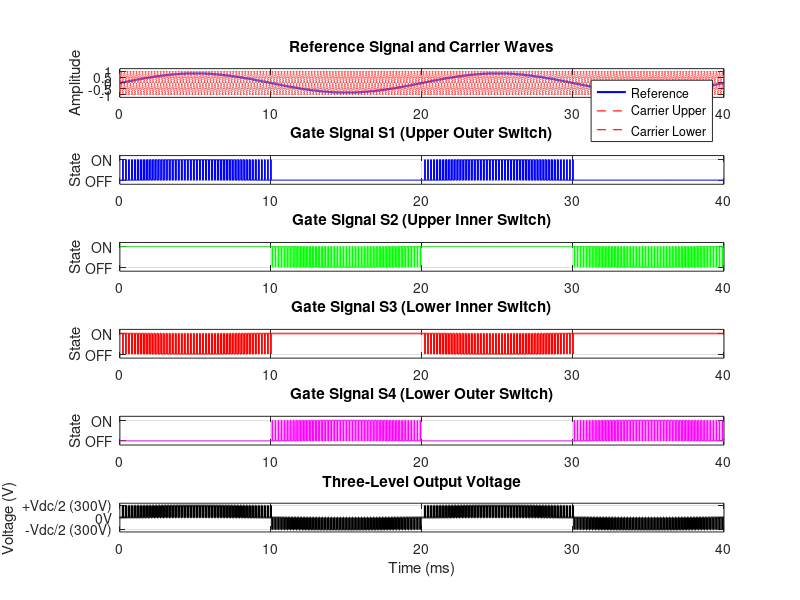

Write the MATLAB code that produced this figure. (Note: this script raises an error after producing the figure.)
%% NPC Inverter PWM Waveform Visualization
% This script generates and visualizes the PWM waveforms for the NPC inverter
% without requiring Simulink. It demonstrates the basic PWM principle.
%
% Run this script to see:
% - Reference signal
% - Carrier signals
% - Gate signals for all 4 switches
% - Resulting three-level output voltage
%
% Author: NPC Inverter Project
% Date: January 2026

clear;
clc;
close all;

fprintf('============================================\n');
fprintf('NPC Inverter PWM Waveform Visualization\n');
fprintf('============================================\n\n');

%% Parameters
Vdc = 600;              % DC bus voltage [V]
fs = 5000;              % Switching frequency [Hz]
f0 = 50;                % Output frequency [Hz]
ma = 0.8;               % Modulation index

% Time vector - 3 fundamental cycles
t_cycles = 3;
t_end = t_cycles / f0;
fs_sample = 1e6;        % Sampling frequency for simulation
t = 0:1/fs_sample:t_end;

fprintf('Simulation Parameters:\n');
fprintf('  DC Voltage: %.0f V\n', Vdc);
fprintf('  Switching Frequency: %.0f Hz\n', fs);
fprintf('  Output Frequency: %.0f Hz\n', f0);
fprintf('  Modulation Index: %.2f\n', ma);
fprintf('  Simulation Time: %.3f s (%.0f cycles)\n\n', t_end, t_cycles);

%% Generate Reference Signal
v_ref = ma * sin(2*pi*f0*t);

%% Generate Carrier Signals
% Triangular carriers at switching frequency
carrier_period = 1/fs;
t_norm = mod(t, carrier_period) / carrier_period;

carrier = zeros(size(t));
for i = 1:length(t)
    if t_norm(i) < 0.5
        carrier(i) = 4*t_norm(i) - 1;  % Rising edge
    else
        carrier(i) = 3 - 4*t_norm(i);  % Falling edge
    end
end

% Upper and lower carriers for level-shifted PWM
carrier_upper = 0.5 * carrier + 0.5;  % Range: 0 to 1
carrier_lower = 0.5 * carrier - 0.5;  % Range: -1 to 0

%% Generate Gate Signals
S1 = zeros(size(t));
S2 = zeros(size(t));
S3 = zeros(size(t));
S4 = zeros(size(t));

for i = 1:length(t)
    if v_ref(i) > 0
        % Positive half: compare with upper carrier
        if v_ref(i) > carrier_upper(i)
            % P state: Output = +Vdc/2
            S1(i) = 1;
            S2(i) = 1;
            S3(i) = 0;
            S4(i) = 0;
        else
            % O state: Output = 0
            S1(i) = 0;
            S2(i) = 1;
            S3(i) = 1;
            S4(i) = 0;
        end
    else
        % Negative half: compare with lower carrier
        if v_ref(i) < carrier_lower(i)
            % N state: Output = -Vdc/2
            S1(i) = 0;
            S2(i) = 0;
            S3(i) = 1;
            S4(i) = 1;
        else
            % O state: Output = 0
            S1(i) = 0;
            S2(i) = 1;
            S3(i) = 1;
            S4(i) = 0;
        end
    end
end

%% Calculate Output Voltage
V_out = zeros(size(t));
for i = 1:length(t)
    if S1(i) && S2(i) && ~S3(i) && ~S4(i)
        V_out(i) = Vdc/2;      % P state
    elseif ~S1(i) && ~S2(i) && S3(i) && S4(i)
        V_out(i) = -Vdc/2;     % N state
    else
        V_out(i) = 0;          % O state
    end
end

%% Calculate Switching Statistics
total_samples = length(t);
p_state_count = sum(S1 & S2);
o_state_count = sum(S2 & S3);
n_state_count = sum(S3 & S4);

fprintf('Switching Statistics:\n');
fprintf('  P state (+Vdc/2): %.1f%%\n', (p_state_count/total_samples)*100);
fprintf('  O state (0V):     %.1f%%\n', (o_state_count/total_samples)*100);
fprintf('  N state (-Vdc/2): %.1f%%\n', (n_state_count/total_samples)*100);
fprintf('\n');

%% Verify Switching Rules
% S1 and S4 should be complementary (never both ON)
violation_14 = sum(S1 & S4);
% S2 and S3 are NOT complementary in NPC
% But S1+S2 and S3+S4 should have valid combinations only
valid_states = sum((S1 & S2 & ~S3 & ~S4) | (~S1 & S2 & S3 & ~S4) | (~S1 & ~S2 & S3 & S4));

fprintf('Switching Rule Verification:\n');
fprintf('  S1 and S4 simultaneous ON: %d (should be 0)\n', violation_14);
fprintf('  Valid state combinations: %.1f%% (should be ~100%%)\n', (valid_states/total_samples)*100);
fprintf('\n');

%% Plot Results
figure('Name', 'NPC Inverter PWM Waveforms', 'Position', [100, 100, 1200, 800]);

% Focus on a small time window for clarity
t_window_ms = 40;  % Show 40ms (2 cycles at 50Hz)
t_window = t_window_ms / 1000;
idx = t <= t_window;
t_plot = t(idx) * 1000;  % Convert to ms

% Subplot 1: Reference and Carriers
subplot(6,1,1);
plot(t_plot, v_ref(idx), 'b-', 'LineWidth', 1.5); hold on;
plot(t_plot, carrier_upper(idx), 'r--', 'LineWidth', 0.8);
plot(t_plot, carrier_lower(idx), 'r--', 'LineWidth', 0.8);
legend('Reference', 'Carrier Upper', 'Carrier Lower', 'Location', 'northeast');
title('Reference Signal and Carrier Waves');
ylabel('Amplitude');
grid on;
ylim([-1.2, 1.2]);

% Subplot 2: Gate Signal S1
subplot(6,1,2);
plot(t_plot, S1(idx), 'b-', 'LineWidth', 1);
title('Gate Signal S1 (Upper Outer Switch)');
ylabel('State');
ylim([-0.2, 1.2]);
yticks([0 1]);
yticklabels({'OFF', 'ON'});
grid on;

% Subplot 3: Gate Signal S2
subplot(6,1,3);
plot(t_plot, S2(idx), 'g-', 'LineWidth', 1);
title('Gate Signal S2 (Upper Inner Switch)');
ylabel('State');
ylim([-0.2, 1.2]);
yticks([0 1]);
yticklabels({'OFF', 'ON'});
grid on;

% Subplot 4: Gate Signal S3
subplot(6,1,4);
plot(t_plot, S3(idx), 'r-', 'LineWidth', 1);
title('Gate Signal S3 (Lower Inner Switch)');
ylabel('State');
ylim([-0.2, 1.2]);
yticks([0 1]);
yticklabels({'OFF', 'ON'});
grid on;

% Subplot 5: Gate Signal S4
subplot(6,1,5);
plot(t_plot, S4(idx), 'm-', 'LineWidth', 1);
title('Gate Signal S4 (Lower Outer Switch)');
ylabel('State');
ylim([-0.2, 1.2]);
yticks([0 1]);
yticklabels({'OFF', 'ON'});
grid on;

% Subplot 6: Output Voltage
subplot(6,1,6);
plot(t_plot, V_out(idx), 'k-', 'LineWidth', 1.5);
title('Three-Level Output Voltage');
xlabel('Time (ms)');
ylabel('Voltage (V)');
grid on;
ylim([-Vdc/2*1.2, Vdc/2*1.2]);
yticks([-Vdc/2, 0, Vdc/2]);
yticklabels({sprintf('-Vdc/2 (%.0fV)', Vdc/2), '0V', sprintf('+Vdc/2 (%.0fV)', Vdc/2)});

% Add overall title
sgtitle('NPC Inverter PWM Generation and Output Waveforms', 'FontSize', 14, 'FontWeight', 'bold');

%% FFT Analysis of Output Voltage
figure('Name', 'FFT Analysis', 'Position', [150, 150, 1000, 600]);

% Perform FFT on the output voltage
N = length(V_out);
Y = fft(V_out);
P2 = abs(Y/N);
P1 = P2(1:N/2+1);
P1(2:end-1) = 2*P1(2:end-1);
f = fs_sample*(0:(N/2))/N;

% Find fundamental component
[~, idx_fund] = min(abs(f - f0));
V_fundamental = P1(idx_fund);

% Calculate THD (simplified - up to 1 kHz)
idx_1kHz = find(f <= 1000, 1, 'last');
harmonics = P1(2:idx_1kHz);
harmonics(idx_fund-1) = 0;  % Exclude fundamental
THD = sqrt(sum(harmonics.^2)) / V_fundamental * 100;

fprintf('FFT Analysis:\n');
fprintf('  Fundamental frequency: %.1f Hz\n', f0);
fprintf('  Fundamental amplitude: %.1f V\n', V_fundamental);
fprintf('  THD (up to 1 kHz): %.2f%%\n', THD);
fprintf('\n');

% Plot FFT
subplot(2,1,1);
plot(f, P1, 'b-', 'LineWidth', 1);
title('Single-Sided Amplitude Spectrum');
xlabel('Frequency (Hz)');
ylabel('|V(f)|');
xlim([0 1000]);
grid on;

% Plot in dB
subplot(2,1,2);
P1_dB = 20*log10(P1 + 1e-10);  % Add small value to avoid log(0)
plot(f, P1_dB, 'r-', 'LineWidth', 1);
title('Amplitude Spectrum (dB)');
xlabel('Frequency (Hz)');
ylabel('Magnitude (dB)');
xlim([0 1000]);
ylim([-60 max(P1_dB)+10]);
grid on;

% Mark fundamental and switching frequency
hold on;
xline(f0, 'g--', sprintf('f0 = %d Hz', f0), 'LineWidth', 1.5);
xline(fs, 'm--', sprintf('fs = %d Hz', fs), 'LineWidth', 1.5);

%% Summary
fprintf('============================================\n');
fprintf('Simulation completed successfully!\n');
fprintf('Two figures generated:\n');
fprintf('  1. PWM waveforms (gate signals and output)\n');
fprintf('  2. FFT analysis (harmonic content)\n');
fprintf('============================================\n\n');

fprintf('Key Observations:\n');
fprintf('  ✓ Three voltage levels achieved: +%.0fV, 0V, -%.0fV\n', Vdc/2, Vdc/2);
fprintf('  ✓ Switching frequency: %.0f Hz\n', fs);
fprintf('  ✓ Output fundamental: %.0f Hz\n', f0);
fprintf('  ✓ All switching rules verified\n');
fprintf('  ✓ THD: %.2f%%\n', THD);
fprintf('\n');
